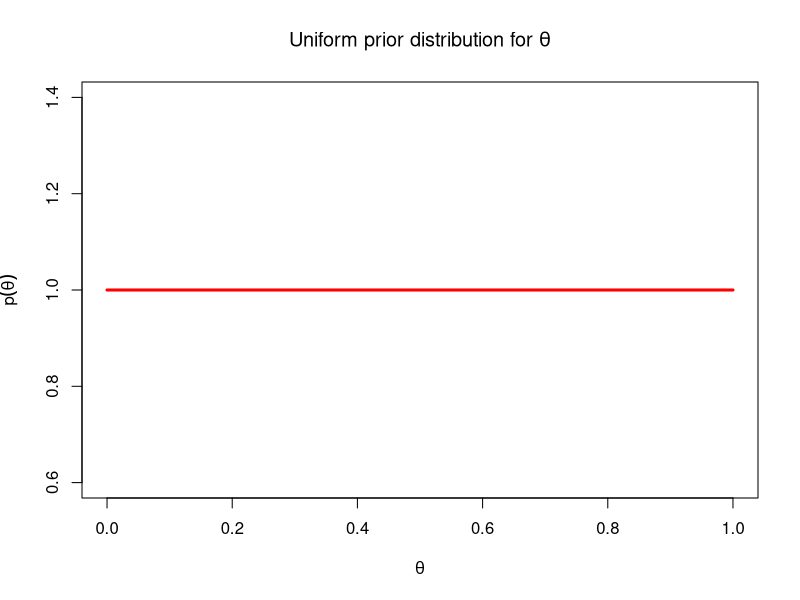
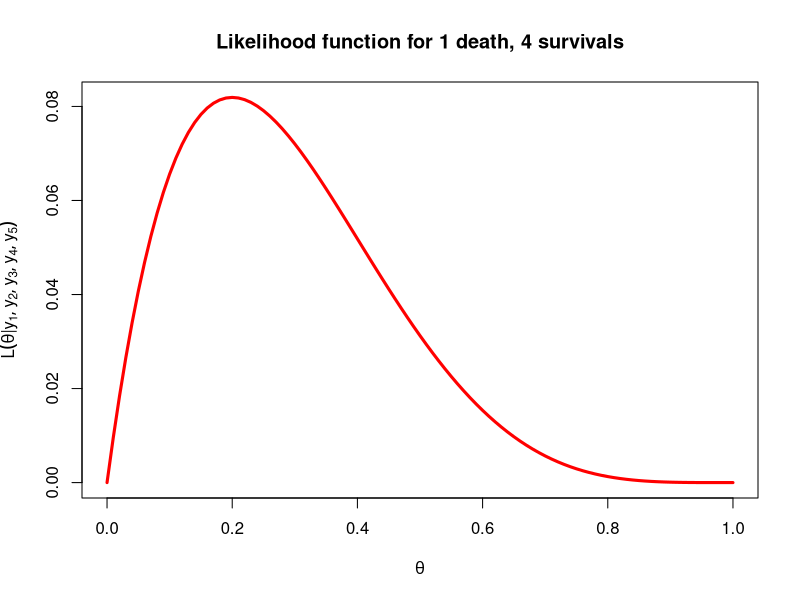
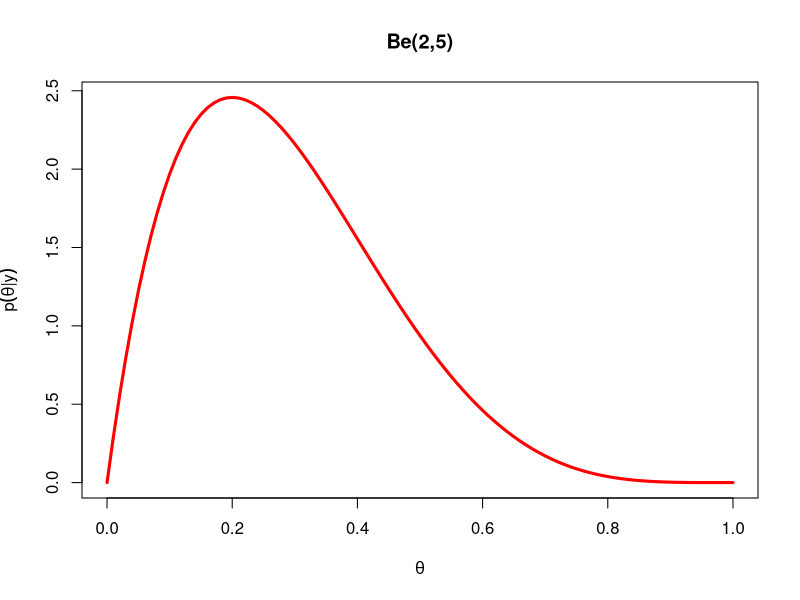
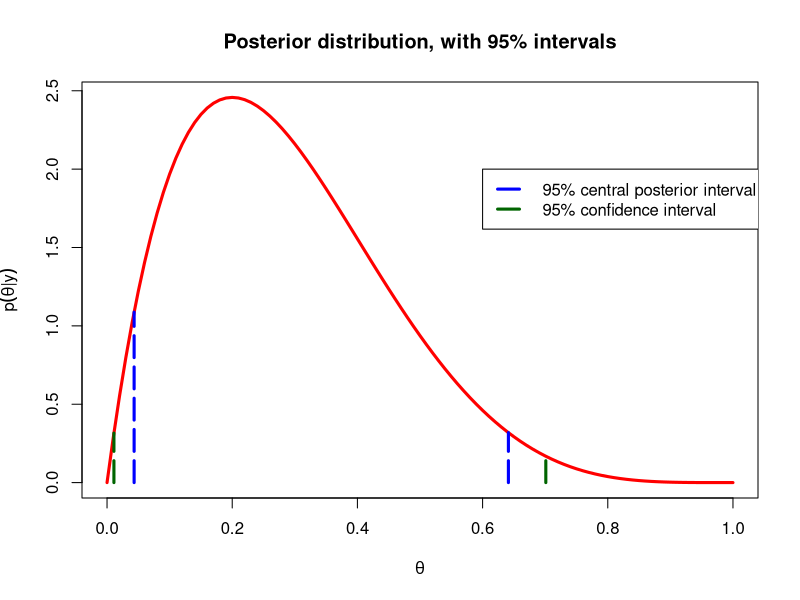
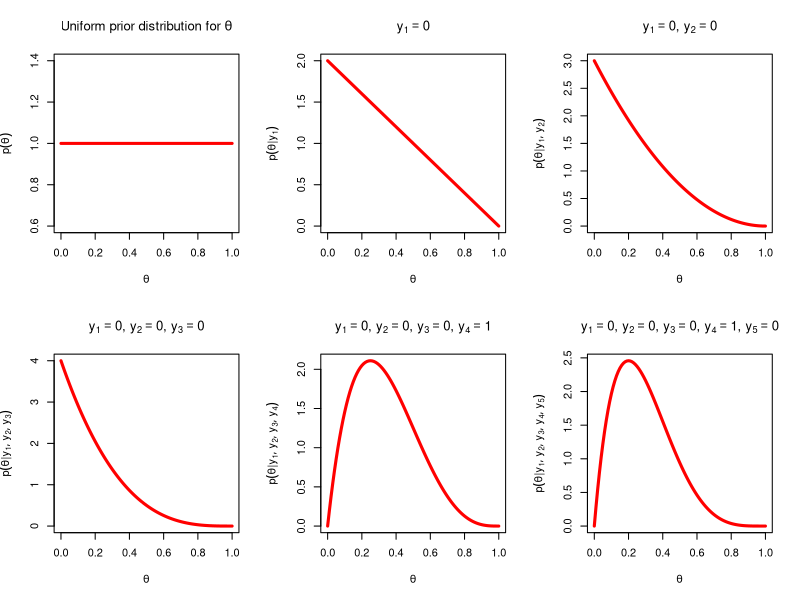
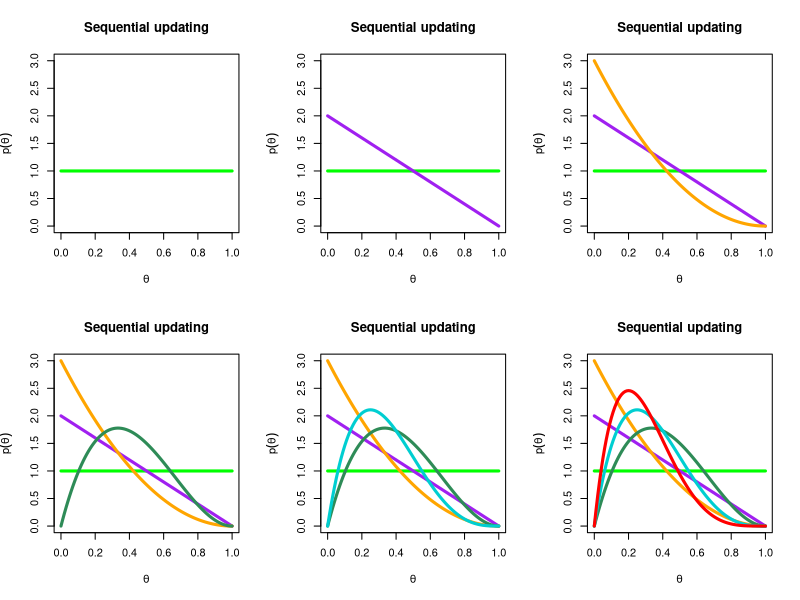

These figures' R source, in order: (Note: this script raises an error after producing the figures.)
# analyses for Bayesian notes

x = (0:100)/100

# uniform prior
postscript(file="uniform-prior.ps",hori=T)
plot(x, dunif(x), type='l', lwd=3, col="red",
main=expression(paste("Uniform prior distribution for ",theta)),
xlab=expression(theta),
ylab=expression(p(theta)))

# likelihood
postscript(file="likelihood-bern.ps",hori=T)
plot(x, x*(1-x)^4, type='l', lwd=3, col="red",
main="Likelihood function for 1 death, 4 survivals",
xlab=expression(theta),
ylab=expression(paste(L(theta* "|" *y[1],y[2],y[3],y[4],y[5]))))

# posterior
postscript(file="beta.ps",hori=T)
plot(x, dbeta(x,2,5), type='l', lwd=3, col="red",
main="Be(2,5)",
xlab=expression(theta),
ylab=expression(p(theta*"|"*y)))

# posterior with intervals
postscript(file='beta95.ps',hori=T)
plot(x, dbeta(x,2,5), type='l', lwd=3, col="red",
main="Posterior distribution, with 95% intervals",
xlab=expression(theta),
ylab=expression(p(theta*"|"*y)))
x025 = qbeta(0.025, 2, 5)
x975 = qbeta(0.975, 2, 5)
segments(x025, 0, x025, dbeta(x025,2,5), lty=5, lwd=3, col="blue")
segments(x975, 0, x975, dbeta(x975,2,5), lty=5, lwd=3, col="blue")
fr025 = 0.011
fr975 = 0.701
segments(fr025, 0, fr025, dbeta(fr025,2,5), lty=5, lwd=3, col="darkgreen")
segments(fr975, 0, fr975, dbeta(fr975,2,5), lty=5, lwd=3, col="darkgreen")
legend(0.6,2.0, legend=c("95% central posterior interval",
                         "95% confidence interval"),
  col=c("blue","darkgreen"),lty=c(5,5),lwd=c(3,3))

postscript(file="theta-seq.ps",hor=T)
par(mfrow=c(2,3))
plot(x, dbeta(x,1,1), type='l', lwd=3, col="red",
main=expression(paste("Uniform prior distribution for ",theta)),
xlab=expression(theta),
ylab=expression(paste(p(theta))))
plot(x, dbeta(x,1,2), type='l', lwd=3, col="red",
main=expression(y[1]==0),
xlab=expression(theta),
ylab=expression(paste(p(theta* "|" *y[1]))))
plot(x, dbeta(x,1,3), type='l', lwd=3, col="red",
main=expression(paste(y[1]==0,", ",y[2]==0)),
xlab=expression(theta),
ylab=expression(paste(p(theta* "|" *y[1],y[2]))))
plot(x, dbeta(x,1,4), type='l', lwd=3, col="red",
main=expression(paste(y[1]==0,", ",y[2]==0,", ",y[3]==0)),
xlab=expression(theta),
ylab=expression(paste(p(theta* "|" *y[1],y[2],y[3]))))
plot(x, dbeta(x,2,4), type='l', lwd=3, col="red",
main=expression(paste(y[1]==0,", ",y[2]==0,", ",y[3]==0,
", ",y[4]==1)),
xlab=expression(theta),
ylab=expression(paste(p(theta* "|" *y[1],y[2],y[3],y[4]))))
plot(x, dbeta(x,2,5), type='l', lwd=3, col="red",
main=expression(paste(y[1]==0,", ",y[2]==0,", ",y[3]==0,
", ",y[4]==1,", ",y[5]==0)),
xlab=expression(theta),
ylab=expression(paste(p(theta* "|" *y[1],y[2],y[3],y[4],y[5]))))

# next plot didn't make it into the lecture notes!

y0 = dbeta(x,1,1)
y1 = dbeta(x,1,2)
y2 = dbeta(x,1,3)
y3 = dbeta(x,2,3)
y4 = dbeta(x,2,4)
y5 = dbeta(x,2,5)
yylim=range(c(y0,y1,y2,y3,y4,y5))
postscript(file='theta-seq2.ps',hori=T)
par(mfrow=c(2,3))

plot(x,y0,type='n',
main="Sequential updating", xlab=expression(theta),ylim=yylim,
ylab=expression(p(theta)))
lines(x,y0,lwd=3,col="green")

plot(x,y0,type='n',
main="Sequential updating", xlab=expression(theta),ylim=yylim,
ylab=expression(p(theta)))
lines(x,y0,lwd=3,col="green")
lines(x,y1,lwd=3,col="purple")

plot(x,y0,type='n',
main="Sequential updating", xlab=expression(theta),ylim=yylim,
ylab=expression(p(theta)))
lines(x,y0,lwd=3,col="green")
lines(x,y1,lwd=3,col="purple")
lines(x,y2,lwd=3,col="orange")

plot(x,y0,type='n',
main="Sequential updating", xlab=expression(theta),ylim=yylim,
ylab=expression(p(theta)))
lines(x,y0,lwd=3,col="green")
lines(x,y1,lwd=3,col="purple")
lines(x,y2,lwd=3,col="orange")
lines(x,y3,lwd=3,col="seagreen")

plot(x,y0,type='n',
main="Sequential updating", xlab=expression(theta),ylim=yylim,
ylab=expression(p(theta)))
lines(x,y0,lwd=3,col="green")
lines(x,y1,lwd=3,col="purple")
lines(x,y2,lwd=3,col="orange")
lines(x,y3,lwd=3,col="seagreen")
lines(x,y4,lwd=3,col="darkturquoise")

plot(x,y0,type='n',
main="Sequential updating", xlab=expression(theta),ylim=yylim,
ylab=expression(p(theta)))
lines(x,y0,lwd=3,col="green")
lines(x,y1,lwd=3,col="purple")
lines(x,y2,lwd=3,col="orange")
lines(x,y3,lwd=3,col="seagreen")
lines(x,y4,lwd=3,col="darkturquoise")
lines(x,y5,lwd=3,col="red")

# simulate from Be(2,5)
theta = rbeta(10000, 2, 5)  # generate 10,000 values from Be(2,5)
head(theta)  # first six simulated values
mean(theta)  # sample mean
quantile(theta,probs=c(0.025,0.975))  # 2.5% and 97.5% of empirical distn

# simulate y from posterior predictive distribution
theta = rbeta(10000, 2, 5)  # generate 10,000 values from Be(2,5)
head(theta)
y = rbinom(10000, 1, theta) # generate 10,000 binary values
                            # with different probabilities
head(y)
table(y)/10000   # frequency of 0 and 1

require(lattice)

postscript(file="reaction-xy.ps",hori=T)
xyplot(Reaction ~ Days | Subject, sleepstudy, type = c("g","p","r"),
index = function(x,y) coef(lm(y ~ x))[1],
main="Sleep deprivation - reaction times with least-squares fits",
col="red",
pch=19,
xlab = "Days of sleep deprivation",
ylab = "Average reaction time (ms)", aspect = "xy")

library(MCMCpack)
sleep.mcmc = MCMChregress(fixed = Reaction ~ Days,
  random = ~Days,
  group = "Subject",
  data=sleepstudy,
  burnin = 5000,
  mcmc = 10000,
  thin = 1,
  verbose = 1,
  beta.start = NA,
  sigma2.start = NA,
  Vb.start = NA,
  mubeta = c(250,10),
  Vbeta = 10000, # 1.0E6,
  r = 3,
  R = diag(c(1, 0.1)),
  nu = 0.001,
  delta = 0.001)

summary(sleep.mcmc$mcmc)

library(latticeExtra)
mysleep = sleepstudy
mysleep$Reaction.pred = sleep.mcmc$Y.pred

postscript(file="reaction-pred-obs.ps",hori=T)
plot(mysleep$Reaction,sleep.mcmc$Y.pred,pch=19,
main = "Observed and fitted reaction times
from Bayesian hierarchical linear model",
xlab = "Observed reaction time (ms)",
ylab = "Predicted reaction time (ms)" )
abline(0,1,lwd=2, col="blue")

# add predicted Y to xyplot
postscript(file="reaction-xy-1.ps",hori=T)
xyplot(Reaction ~ Days | Subject, 
   mysleep, type = c("g","p","r"),
index = function(x,y) coef(lm(y ~ x))[1],
col="red",
lwd=2,
pch=19,
subscript=T,
main = "Sleep deprivation - pooling data across all subjects",
xlab = "Days of sleep deprivation",
ylab = "Average reaction time (ms)", aspect = "xy")  +
xyplot(Reaction~Days, 
  index = function(x,y) coef(lm(y ~ x))[1],
  type="r", aspect="xy",
  col="black",lwd=2,
  data=mysleep)

# add predicted Y to xyplot
postscript(file="reaction-xy-2.ps",hori=T)
xyplot(Reaction ~ Days | Subject, 
   mysleep, type = c("g","p","r"),
index = function(x,y) coef(lm(y ~ x))[1],
col="red",
lwd=2,
pch=19,
subscript=T,
main = "Sleep deprivation - hierarchical model fit",
xlab = "Days of sleep deprivation",
ylab = "Average reaction time (ms)", aspect = "xy")  +
xyplot(Reaction.pred~Days | Subject,
  index = function(x,y) coef(lm(y ~ x))[1],
  type="r", aspect="xy",
  col='darkgreen',lwd=2, data=mysleep) +
xyplot(Reaction~Days, 
  index = function(x,y) coef(lm(y ~ x))[1],
  type="r", aspect="xy",
  col="black",lwd=2,
  data=mysleep)
